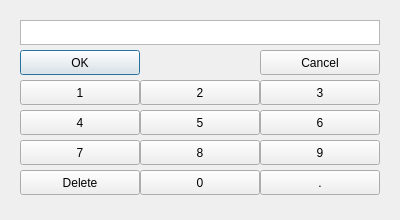
<?xml version="1.0" encoding="UTF-8"?>
<ui version="4.0">
 <class>Connect</class>
 <widget class="QDialog" name="Connect">
  <property name="geometry">
   <rect>
    <x>0</x>
    <y>0</y>
    <width>400</width>
    <height>220</height>
   </rect>
  </property>
  <property name="windowTitle">
   <string>Dialog</string>
  </property>
  <widget class="QTextBrowser" name="addressBrowser">
   <property name="geometry">
    <rect>
     <x>20</x>
     <y>20</y>
     <width>360</width>
     <height>25</height>
    </rect>
   </property>
  </widget>
  <widget class="QPushButton" name="okButton">
   <property name="geometry">
    <rect>
     <x>20</x>
     <y>50</y>
     <width>120</width>
     <height>25</height>
    </rect>
   </property>
   <property name="text">
    <string>OK</string>
   </property>
  </widget>
  <widget class="QPushButton" name="cancelButton">
   <property name="geometry">
    <rect>
     <x>260</x>
     <y>50</y>
     <width>120</width>
     <height>25</height>
    </rect>
   </property>
   <property name="text">
    <string>Cancel</string>
   </property>
  </widget>
  <widget class="NumberButton" name="Button1">
   <property name="geometry">
    <rect>
     <x>20</x>
     <y>80</y>
     <width>120</width>
     <height>25</height>
    </rect>
   </property>
   <property name="text">
    <string>1</string>
   </property>
  </widget>
  <widget class="NumberButton" name="Button2">
   <property name="geometry">
    <rect>
     <x>140</x>
     <y>80</y>
     <width>120</width>
     <height>25</height>
    </rect>
   </property>
   <property name="text">
    <string>2</string>
   </property>
  </widget>
  <widget class="NumberButton" name="Button3">
   <property name="geometry">
    <rect>
     <x>260</x>
     <y>80</y>
     <width>120</width>
     <height>25</height>
    </rect>
   </property>
   <property name="text">
    <string>3</string>
   </property>
  </widget>
  <widget class="NumberButton" name="Button4">
   <property name="geometry">
    <rect>
     <x>20</x>
     <y>110</y>
     <width>120</width>
     <height>25</height>
    </rect>
   </property>
   <property name="text">
    <string>4</string>
   </property>
  </widget>
  <widget class="NumberButton" name="Button5">
   <property name="geometry">
    <rect>
     <x>140</x>
     <y>110</y>
     <width>120</width>
     <height>25</height>
    </rect>
   </property>
   <property name="text">
    <string>5</string>
   </property>
  </widget>
  <widget class="NumberButton" name="Button6">
   <property name="geometry">
    <rect>
     <x>260</x>
     <y>110</y>
     <width>120</width>
     <height>25</height>
    </rect>
   </property>
   <property name="text">
    <string>6</string>
   </property>
  </widget>
  <widget class="NumberButton" name="Button7">
   <property name="geometry">
    <rect>
     <x>20</x>
     <y>140</y>
     <width>120</width>
     <height>25</height>
    </rect>
   </property>
   <property name="text">
    <string>7</string>
   </property>
  </widget>
  <widget class="NumberButton" name="Button8">
   <property name="geometry">
    <rect>
     <x>140</x>
     <y>140</y>
     <width>120</width>
     <height>25</height>
    </rect>
   </property>
   <property name="text">
    <string>8</string>
   </property>
  </widget>
  <widget class="NumberButton" name="Button9">
   <property name="geometry">
    <rect>
     <x>260</x>
     <y>140</y>
     <width>120</width>
     <height>25</height>
    </rect>
   </property>
   <property name="text">
    <string>9</string>
   </property>
  </widget>
  <widget class="QPushButton" name="delButton">
   <property name="geometry">
    <rect>
     <x>20</x>
     <y>170</y>
     <width>120</width>
     <height>25</height>
    </rect>
   </property>
   <property name="text">
    <string>Delete</string>
   </property>
  </widget>
  <widget class="NumberButton" name="Button0">
   <property name="geometry">
    <rect>
     <x>140</x>
     <y>170</y>
     <width>120</width>
     <height>25</height>
    </rect>
   </property>
   <property name="text">
    <string>0</string>
   </property>
  </widget>
  <widget class="QPushButton" name="dotButton">
   <property name="geometry">
    <rect>
     <x>260</x>
     <y>170</y>
     <width>120</width>
     <height>25</height>
    </rect>
   </property>
   <property name="text">
    <string>.</string>
   </property>
  </widget>
 </widget>
 <customwidgets>
  <customwidget>
   <class>NumberButton</class>
   <extends>QPushButton</extends>
   <header location="global">numberbutton.h</header>
  </customwidget>
 </customwidgets>
 <resources/>
 <connections/>
</ui>
